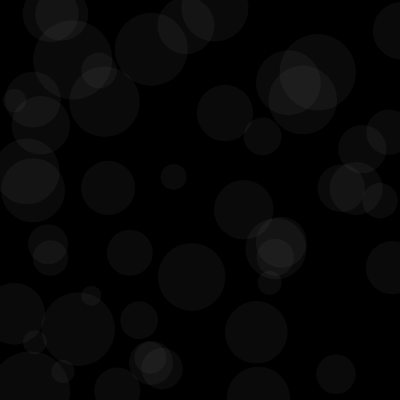
Frame 1 (no input)
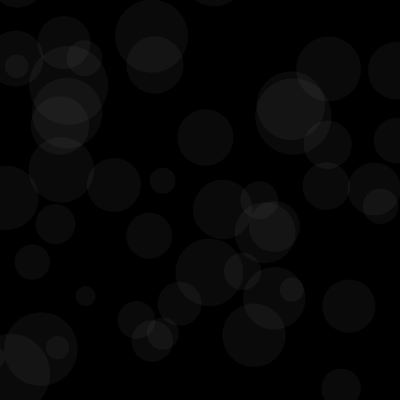
Frame 60 (no input)
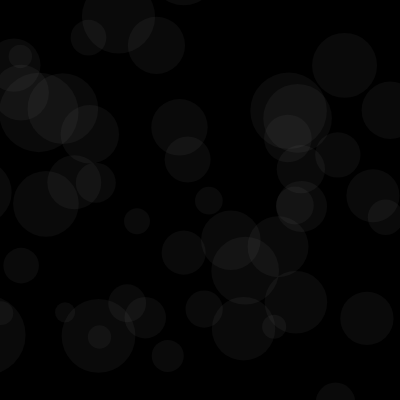
Frame 120 (the mouse pressed at the canvas centre since frame 60)

The p5.js sketch that drew these frames (run headless with seeded random() and noise() and a simulated clock; from frame 60 on, the mouse is pressed at the canvas centre):

// p5.js sketch
// ── sketch.js
let bubbles = [];

function setup() {
  createCanvas(400, 400);
  for (let i = 0; i < 50; i++) {
    let x = random(width);
    let y = random(height);
    let r = random(10, 40);
    bubbles[i] = new Bubble(x, y, r);
  }
}

function draw() {
  background(0);
  
  for (let i = 0; i < bubbles.length; i++) {
    bubbles[i].move();
    bubbles[i].show();
  }
}

function mousePressed() {
  let r = random(10, 50);
  let b = new Bubble(mouseX, mouseY, r);
  bubbles.push(b);
}

class Bubble {
  constructor(x, y, r) {
    this.x = x,
    this.y = y
    this.r = r
  }

  move() {
    this.x = this.x + random(-5, 5);
    this.y = this.y + random(-5, 5);
  }

  show() {
    noStroke()
    fill(255, 10);
    ellipse(this.x, this.y, this.r * 2);
  }
}
